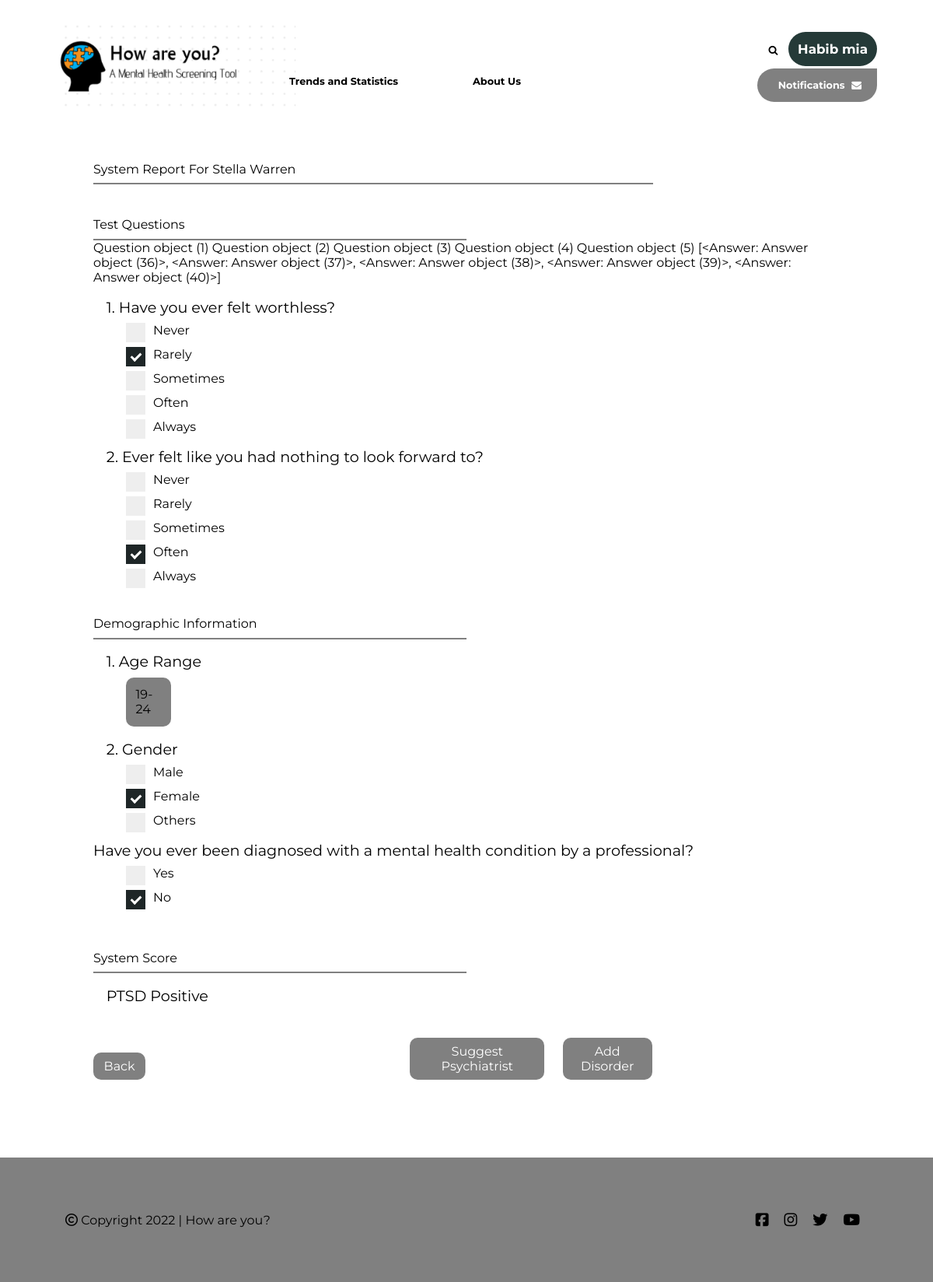
Page /test_result/11 (signed in) on the committed database.
### persons/models.py (models this page shows)
class Person(models.Model):
	username = models.CharField(max_length=200,primary_key=True)
	name = models.CharField(max_length=200, default="Unknown")
	password = models.CharField(max_length=50)
	email = models.EmailField(max_length=50)
	joined_at = models.DateTimeField(default=timezone.now)
	date_of_birth = models.DateTimeField(default=timezone.now,null=False,blank=False)
	gender = models.CharField(
        max_length=1,
        choices=Gender.choices,
        null=False,
        blank=False,
        default=Gender.FEMALE,
    )
	mobile_number = models.CharField(null=True,max_length=50,blank=True)

### take_questionnaire/models.py (models this page shows)
class Question(models.Model):
    added_by = models.ForeignKey(Psychiatrist, on_delete=models.CASCADE)
    class QuestionType(models.TextChoices):
        RADIO = 'RD', gettext_lazy('Radio')
        SLIDER = 'SL', gettext_lazy('Number Slider')
        MUL_CHOICE = 'CH', gettext_lazy('Multiple Choice')
    type = models.CharField(max_length=2, choices=QuestionType.choices, default=QuestionType.RADIO)
    created_at = models.DateTimeField(default=timezone.now)
    changed_at = models.DateTimeField(default=timezone.now)
    question_text = models.CharField(max_length=TEXT_FIELD, null=False, blank=False, default=UNSPECIFIED)

class Answer(models.Model):
    testresult = models.ForeignKey(TestResult, on_delete=models.CASCADE)
    question = models.ForeignKey(Question, on_delete=models.CASCADE)
    response = models.CharField(max_length=FIELD_LENGTH, null=False, blank=False, default=UNSPECIFIED)
    score = models.IntegerField(default=0)

### psychiatrists/views.py (the view)
# urls.py: path('test_result/<int:test_result_id>', views.test_result_varify, name='test_result_varify'),
def test_result_varify(request,test_result_id):
	context={}
	context['my'] = Psychiatrist.objects.get(username=request.session['username'])
	testresult = context['testresult'] = TestResult.objects.get(id=test_result_id)
	context['answers'] = [Answer.objects.get(testresult=testresult, question=question) for question in testresult.questions.all()]
	return render(request, 'psychiatrists/test_result_varify.html',context)

### psychiatrists/templates/psychiatrists/test_result_varify.html (shortened to what this page needs)
{% load static %}
<!DOCTYPE html>
<html lang="en">
<head>
    <link rel="stylesheet" href="https://maxcdn.bootstrapcdn.com/font-awesome/6.0.0/css/font-awesome.min.css">
    <link rel="stylesheet" href="https://cdnjs.cloudflare.com/ajax/libs/font-awesome/4.7.0/css/font-awesome.min.css">
    <link rel="stylesheet" href="{% static 'psychiatrists/styles.css' %}">
    <link rel="stylesheet" href="{% static 'psychiatrists/zaber.css' %}">
</head>
<body>
    <div class="container">
        <section class="header">
            {% include "logo.html" %}
            <nav>
                <ul class="nav-links">
                    <li>Trends and Statistics</li>
                    <li>About Us</li>
                </ul>
                <span class="nav-right">
                    <span><i class="fa fa-search" style="margin-right: 10px;"></i>
                        <span class="avatar">{{my.name}}</span>
                    </span>
                    <span class="notifi-box">
                        Notifications
                        <i class="fa fa-envelope" style="margin-left: 5px;"></i>
                    </span>
                </span>
            </nav>
        </section>
        <div class="body-sec">
            <div>
                <span style="display: inline-block;">System Report For Stella Warren</span>
            </div>
            <hr style="border: 1px solid grey; margin-top: 1ex; width: 75%;">
            <form>
                <div style="margin-top: 5ex;">
                    <span> Test Questions </span>
                    <hr style="border: 1px solid grey; margin-top: 1ex; width: 50%;">
                </div>
                {% for question in testresult.questions.all %}
                    {{ question }}
                {% endfor %}
                {{answers}}
                <div style="margin-top: 2ex; margin-left:2ex">
                    <span style="font-size: 120%;">1. Have you ever felt worthless?</span>
                </div>
                <div style="margin-top: 1ex; margin-left: 5ex;">
                    <label class="ckbox-container-show">Never
                        <span class="ckbox-checkmark-show"></span>
                    </label>
                    <label class="ckbox-container-show">Rarely
                        <span class="ckbox-checkmark-show"></span>
                    </label>
                    <label class="ckbox-container-show">Sometimes
                        <span class="ckbox-checkmark-show"></span>
                    </label>
                    <label class="ckbox-container-show">Often
                        <span class="ckbox-checkmark-show"></span>
                    </label>
                    <label class="ckbox-container-show">Always
                        <span class="ckbox-checkmark-show"></span>
                    </label>
                </div>
                <div style="margin-top: 2ex; margin-left:2ex">
                    <span style="font-size: 120%;">2. Ever felt like you had nothing to look forward to?</span>
                </div>
                <div style="margin-top: 1ex; margin-left: 5ex;">
                    <label class="ckbox-container-show">Never
                        <span class="ckbox-checkmark-show"></span>
                    </label>
                    <label class="ckbox-container-show">Rarely
                        <span class="ckbox-checkmark-show"></span>
                    </label>
                    <label class="ckbox-container-show">Sometimes
                        <span class="ckbox-checkmark-show"></span>
                    </label>
                    <label class="ckbox-container-show">Often
                        <span class="ckbox-checkmark-show"></span>
                    </label>
                    <label class="ckbox-container-show">Always
                        <span class="ckbox-checkmark-show"></span>
                    </label>
                </div>
                <div style="margin-top: 5ex;">
                    <span> Demographic Information </span>
                    <hr style="border: 1px solid grey; margin-top: 1ex; width: 50%;">
                </div>
                <div style="margin-top: 2ex; margin-left:2ex">
                    <span style="font-size: 120%;">1. Age Range</span>
                </div>
                <div style="margin-top: 1ex; margin-left: 5ex; padding: 1.5ex; background-color: gray; width: 6%; border-radius: 10px 10px 10px 10px;">
                    <span>19-24</span>
                </div>
                <div style="margin-top: 2ex; margin-left:2ex">
                    <span style="font-size: 120%;">2. Gender</span>
                </div>
                <div style="margin-top: 1ex; margin-left: 5ex;">
                    <label class="ckbox-container-show">Male
                        <span class="ckbox-checkmark-show"></span>
                    </label>
                    <label class="ckbox-container-show">Female
                        <span class="ckbox-checkmark-show"></span>
                    </label>
                    <label class="ckbox-container-show">Others
                        <span class="ckbox-checkmark-show"></span>
                    </label>
                </div>
                <div style="margin-top: 2ex; margin-left:0ex">
                    <span style="font-size: 120%;"> Have you ever been diagnosed with a mental health condition by a professional? </span>
                </div>
                <div style="margin-top: 1ex; margin-left: 5ex;">
                    <label class="ckbox-container-show">Yes
                        <span class="ckbox-checkmark-show"></span>
                    </label>
                    <label class="ckbox-container-show">No
                        <span class="ckbox-checkmark-show"></span>
                    </label>
                </div>
                <div style="margin-top: 7ex;">
                    <span> System Score </span>
                    <hr style="border: 1px solid grey; margin-top: 1ex; width: 50%;">
                </div>
                <div style="margin-top: 2ex; margin-left:2ex">
                    <span style="font-size: 120%;"> PTSD Positive </span>
                </div>
                <div>
                    <div style="width: 7%;" class="report-btn">
                        <span style="display: inline-block;">Back</span>
                    </div>
                    <div style="margin-left: 35%; width: 18%;" class="report-btn">
                        <span style="display: inline-block;">Suggest Psychiatrist</span>
                    </div>
                    <div style="margin-left: 2%; width: 12%; " class="report-btn">
                        <span style="display: inline-block;">Add Disorder</span>
                    </div>
                </div>
            </form>
        </div>
    </div>
    <section class="footer">
        <span><i class="fa fa-copyright"></i> Copyright <span class="year"></span> | How are you?</span>
        <div>
            <ul class="social-media">
                <li><a href="#"><i class="fa fa-facebook-square"></i></a></li>
                <li><a href="#"><i class="fa fa-instagram"></i></a></li>
                <li><a href="#"><i class="fa fa-twitter"></i></a></li>
                <li><a href="#"><i class="fa fa-youtube-play"></i></a></li>
            </ul>
        </div>
    </section>
</body>
</html>

### psychiatrists/static/psychiatrists/styles.css (style rules this page uses)
* { margin: 0; padding: 0; box-sizing: border-box; }
body { font-family: "Montserrat", sans-serif; }
.container { margin-top: 4vh; margin-left: 6vw; margin-right: 6vw; min-height: 70vh; }
nav { display: flex; align-items: center; justify-content: space-between; position: relative; min-height: 15vh; }
.nav-links { display: flex; margin-left: 25vw; margin-top: 3vh; list-style: none; }
.nav-links li { position: relative; padding-right: 6rem; font-size: 0.8rem; font-weight: bold; }
.nav-links li::after { content: ""; position: absolute; width: 50%; height: 2px; bottom: -2px; left: 0; background-color: rgb(88, 88, 230); visibility: hidden; transform: scaleX(0); transform-origin: top left; transition: all 0.3s ease-in-out 0s; }
.nav-right { justify-self: flex-end; display: flex; flex-direction: column; flex-wrap: wrap; text-align: right; font-weight: bold; font-size: 0.8rem; }
.body-sec { margin-top: 7vh; margin-left: 4vw; margin-right: 4vw; }
.footer { display: flex; align-items: center; justify-content: space-between; min-height: 20vh; background-color: gray; padding-left: 7vw; padding-right: 7vw; margin-top: 100px; }
.social-media { display: flex; list-style: none; }
.social-media li { padding: 10px; font-size: 1.2rem; }
.social-media li > a { text-decoration: none; color: black; }
.avatar { color: white; font-size: 1.05rem; background-color: rgb(37, 58, 56); border-radius: 100px; padding: 12px; margin-bottom: 10; }
.notifi-box { padding: 14px; padding-left: 27px; padding-right: 20px; border-radius: 25px 0 25px 25px; margin-top: 15px; color: white; background-color: gray; }

### psychiatrists/static/psychiatrists/zaber.css (style rules this page uses)
.ckbox-container-show { display: block; position: relative; padding-left: 35px; margin-bottom: 12px; cursor: pointer; font-size: 100%; -webkit-user-select: none; -moz-user-select: none; -ms-user-select: none; user-select: none; }
.ckbox-checkmark-show { position: absolute; top: 0; left: 0; height: 25px; width: 25px; background-color: #eee; }
.ckbox-container-show input:checked ~ .ckbox-checkmark-show { background-color: #1e2627; }
.ckbox-checkmark-show:after { content: ""; position: absolute; display: none; }
.ckbox-container-show input:checked ~ .ckbox-checkmark-show:after { display: block; }
.ckbox-container-show .ckbox-checkmark-show:after { left: 9px; top: 5px; width: 5px; height: 10px; border: solid white; border-width: 0 3px 3px 0; -webkit-transform: rotate(45deg); -ms-transform: rotate(45deg); transform: rotate(45deg); }
.report-btn { display: inline-block; padding: 8px; text-align: center; margin-top: 5ex; border-radius: 10px 10px 10px 10px; color:white; background-color: gray; }

### rows in the picture
Person: name "Habib mia"
Question: id "Question object (1)"
Question: id "Question object (2)"
Question: id "Question object (3)"
Question: id "Question object (4)"
Question: id "Question object (5)"
Answer: id "[<Answer: Answer object (36)>, <Answer: Answer object (37)>, <Answer: Answer object (38)>, <Answer: Answer object (39)>, <Answer: Answer object (40)>]"
